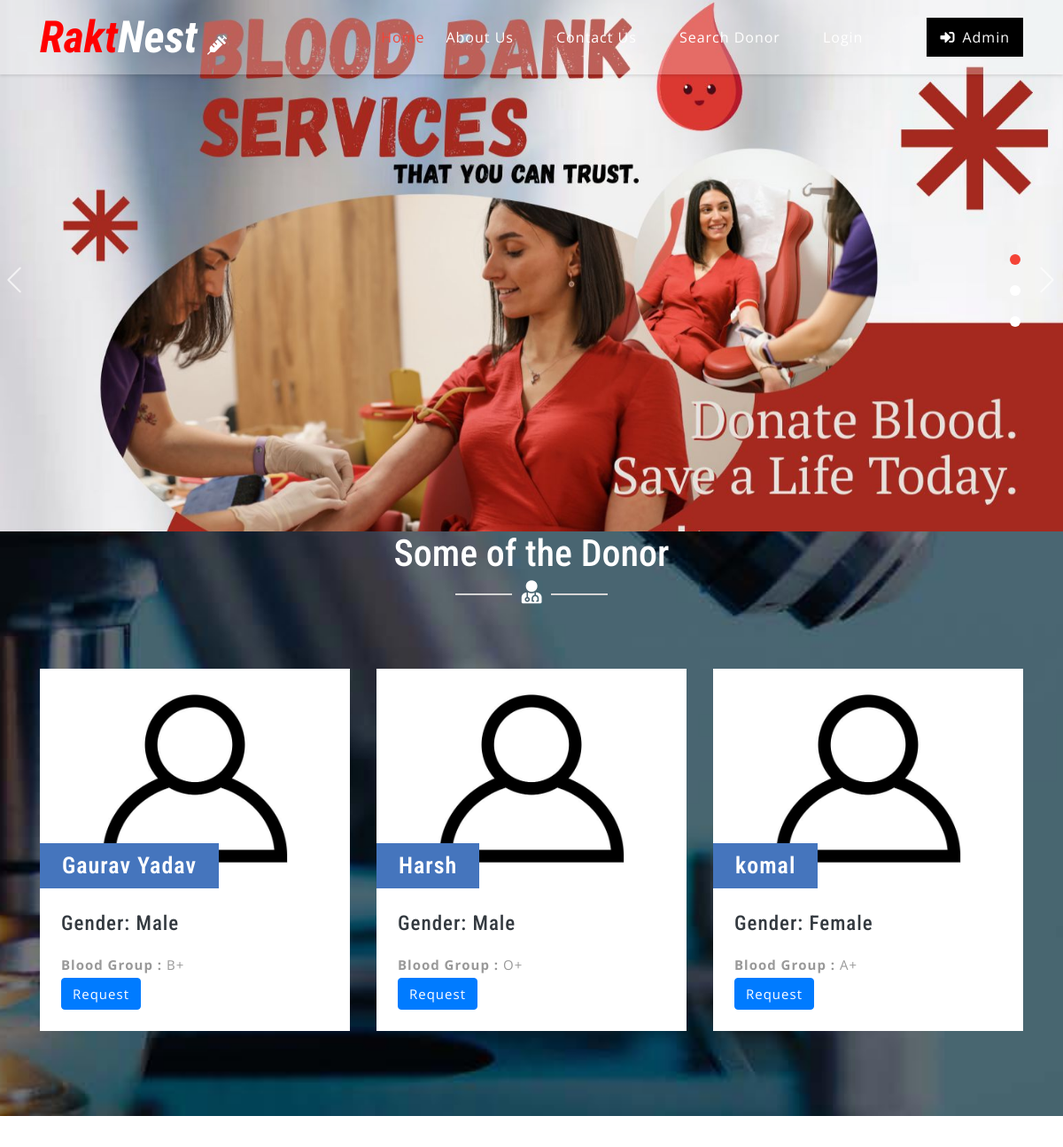
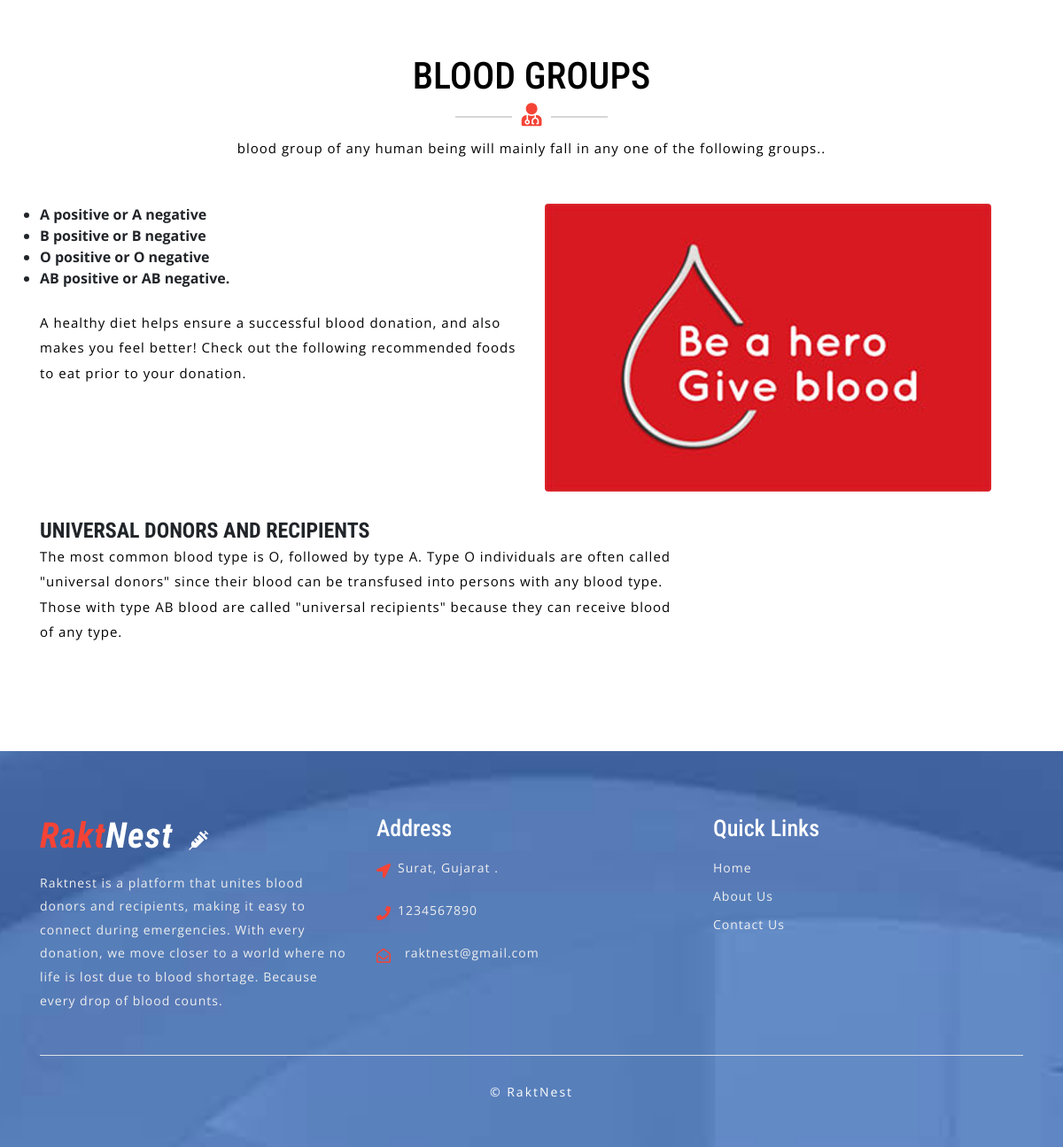
The page / on the database its author committed (2 pictures, top to bottom).
### tables this page shows
CREATE TABLE `tblblooddonars` (
  `id` int(11) NOT NULL,
  `FullName` varchar(100) DEFAULT NULL,
  `MobileNumber` char(11) DEFAULT NULL,
  `EmailId` varchar(100) DEFAULT NULL,
  `Gender` varchar(20) DEFAULT NULL,
  `Age` int(11) DEFAULT NULL,
  `BloodGroup` varchar(20) DEFAULT NULL,
  `Address` varchar(255) DEFAULT NULL,
  `Message` mediumtext DEFAULT NULL,
  `PostingDate` timestamp NOT NULL DEFAULT current_timestamp(),
  `status` int(1) DEFAULT NULL,
  `Password` varchar(250) DEFAULT NULL
);

CREATE TABLE `tblcontactusinfo` (
  `id` int(11) NOT NULL,
  `Address` tinytext DEFAULT NULL,
  `EmailId` varchar(255) DEFAULT NULL,
  `ContactNo` char(11) DEFAULT NULL
);

### index.php (the view, shortened to what this page needs)
<?php
include('includes/config.php');
?>
<!DOCTYPE html>
<html lang="zxx">
<head>
	<link rel="stylesheet" href="css/bootstrap.css">
	<link rel="stylesheet" href="css/style.css" type="text/css" media="all" />
	<link rel="stylesheet" href="css/fontawesome-all.css">
</head>
<body>
	<?php include('includes/header.php');?>
	<div class="slider">
		<div class="callbacks_container">
			<ul class="rslides callbacks callbacks1" id="slider4">
				<li>
					<div class="banner-top1">
						<div class="banner-info_agile_w3ls">
						</div>
					</div>
				</li>
			</ul>
		</div>
	</div>
	<div class="blog-w3ls py-5" id="blog">
		<div class="container py-xl-5 py-lg-3">
			<div class="w3ls-titles text-center mb-5">
				<h3 class="title text-white">Some of the Donor</h3>
				<span>
					<i class="fas fa-user-md text-white"></i>
				</span>
			</div>
			<div class="row package-grids mt-5">
				<?php
$status=1;
$sql = "SELECT * from tblblooddonars where status=:status order by rand() limit 6";
$query = $dbh -> prepare($sql);
$query->bindParam(':status',$status,PDO::PARAM_STR);
$query->execute();
$results=$query->fetchAll(PDO::FETCH_OBJ);
if($query->rowCount() > 0)
{
foreach($results as $result)
{ ?>
				<div class="col-md-4 pricing" style="margin-top:2%;">
					<div class="price-top">
							<img src="images/blood-donor.jpg" alt="" class="img-fluid" />
						<h3><?php echo htmlentities($result->FullName);?>
						</h3>
					</div>
					<div class="price-bottom p-4">
						<h4 class="text-dark mb-3">Gender: <?php echo htmlentities($result->Gender);?></h4>
						<p class="card-text"><b>Blood Group :</b> <?php echo htmlentities($result->BloodGroup);?></p>
						<a class="btn btn-primary" style="color:#fff" href="sign-up.php?cid=<?php echo $result->id;?>">Request</a>
					</div>
				</div><?php }} ?>
			</div>
		</div>
	</div>
	<div class="screen-w3ls py-5">
		<div class="container py-xl-5 py-lg-3">
			<div class="w3ls-titles text-center mb-5">
				<h3 class="title">BLOOD GROUPS</h3>
				<span>
					<i class="fas fa-user-md"></i>
				</span>
				<p class="mt-2" style="color:black;">blood group of any human being will mainly fall in any one of the following groups..</p>
			</div>
			<div class="row">
            <div class="col-lg-6">
                <ul>
<li><b>A positive or A negative</li></b>
<li><b>B positive or B negative</li></b>
<li><b>O positive or O negative</li></b>
<li><b>AB positive or AB negative.</li></b>
                </ul>
				<br>
                <p style="color:black;">A healthy diet helps ensure a successful blood donation, and also makes you feel better! Check out the following recommended foods to eat prior to your donation.</p>
            </div>
            <div class="col-lg-6">
                <img class="img-fluid rounded" src="images/blood-donor (1).jpg" alt="">
            </div>
        </div>
        <div class="row mb-4">
            <div class="col-md-8">
            <h4 style="padding-top: 30px;"><b>UNIVERSAL DONORS AND RECIPIENTS</h4></b>
                <p style="color:black;">
The most common blood type is O, followed by type A.
Type O individuals are often called "universal donors" since their blood can be transfused into persons with any blood type. Those with type AB blood are called "universal recipients" because they can receive blood of any type.</p>
            </div>
        </div>
		</div>
	</div>
	<?php include('includes/footer.php');?>
</body>
</html>

### includes/header.php (shortened to what this page needs)
<div id="home">
    <div class="main-top py-1">
        <nav class="navbar navbar-expand-lg navbar-light fixed-navi">
            <div class="container">
                <h1>
                    <a class="navbar-brand font-weight-bold font-italic" href="index.php">
                        <span style="color: red;">Rakt</span><span style="color: white;">Nest</span>
                        <i class="fas fa-syringe"></i>
                    </a>
                </h1>
                <div class="collapse navbar-collapse text-center" id="navbarSupportedContent">
                    <ul class="navbar-nav ml-lg-auto">
                        <li class="nav-item active mt-lg-0 mt-3">
                            <a class="nav-link" href="index.php">Home
                            </a>
                        </li>
                        <li class="nav-item mx-lg-4 my-lg-0 my-3">
                            <a class="nav-link" href="about.php">About Us</a>
                        </li>
                        <li class="nav-item mx-lg-4 my-lg-0 my-3">
                            <a class="nav-link" href="contact.php">Contact Us</a>
                        </li>
                        <li class="nav-item mx-lg-4 my-lg-0 my-3">
                            <a class="nav-link" href="search-donor.php">Search Donor</a>
                        </li>
                        <?php if (strlen($_SESSION['bbdmsdid']==0)) {?>
                        <li class="nav-item mx-lg-4 my-lg-0 my-3">
                            <a class="nav-link" href="login.php">Login</a>
                        </li>
                    </ul>
                    <a href="admin/index.php" class="login-button ml-lg-5 mt-lg-0 mt-4 mb-lg-0 mb-3" >
                        <i class="fas fa-sign-in-alt mr-2"></i>Admin</a><?php } ?>
                </div>
            </div>
        </nav>
    </div>
</div>

### includes/footer.php (shortened to what this page needs)
<footer>
    <div class="w3ls-footer-grids pt-sm-4 pt-3">
      <div class="container py-xl-5 py-lg-3">
        <div class="row">
          <div class="col-md-4 w3l-footer">
            <h2 class="mb-sm-3 mb-2">
              <a href="index.php" class="text-white font-italic font-weight-bold">
                <span>Rakt</span>Nest
                <i class="fas fa-syringe ml-2"></i>
              </a>
            </h2>
            <p>Raktnest is a platform that unites blood donors and recipients, making it easy to
              connect during emergencies. With every donation, we move closer to a world where no life is lost  due to
              blood shortage. Because every drop of blood counts.
            </p>
          </div>
          <div class="col-md-4 w3l-footer my-md-0 my-4">
            <h3 class="mb-sm-3 mb-2 text-white">Address</h3>
            <ul class="list-unstyled">
              <?php
$sql = "SELECT * from tblcontactusinfo";
$query = $dbh -> prepare($sql);
$query->execute();
$results=$query->fetchAll(PDO::FETCH_OBJ);
if($query->rowCount() > 0)
{
foreach($results as $result)
{ ?>
              <li>
                <i class="fas fa-location-arrow float-left"></i>
                <p class="ml-4">
                  <span><?php  echo $result->Address; ?>. </p>
                <div class="clearfix"></div>
              </li>
              <li class="my-3">
                <i class="fas fa-phone float-left"></i>
                <p class="ml-4"><?php  echo $result->ContactNo; ?></p>
                <div class="clearfix"></div>
              </li>
              <li>
                <i class="far fa-envelope-open float-left"></i>
                <a href="mailto:info@example.com" class="ml-3"><?php  echo $result->EmailId; ?></a>
                <div class="clearfix"></div>
              </li>
            <?php } } ?></ul>
          </div>
          <div class="col-md-4 w3l-footer">
            <h3 class="mb-sm-3 mb-2 text-white">Quick Links</h3>
            <div class="nav-w3-l">
              <ul class="list-unstyled">
                <li>
                  <a href="index.php">Home</a>
                </li>
                <li class="mt-2">
                  <a href="about.php">About Us</a>
                </li>
                <li class="mt-2">
                  <a href="contact.php">Contact Us</a>
                </li>
              </ul>
            </div>
          </div>
        </div>
        <div class="border-top mt-5 pt-lg-4 pt-3 pb-lg-0 pb-3 text-center">
          <p class="copy-right-grids mt-lg-1">©  RaktNest
          </p>
        </div>
      </div>
    </div>
  </footer>

### rows shown on the page
tblblooddonars: FullName "Gaurav Yadav", Gender "Male", BloodGroup "B+"
tblblooddonars: FullName "Harsh", Gender "Male", BloodGroup "O+"
tblblooddonars: FullName "komal", Gender "Female", BloodGroup "A+"
tblcontactusinfo: Address "Surat, Gujarat", ContactNo "1234567890", EmailId "raktnest@gmail.com"
